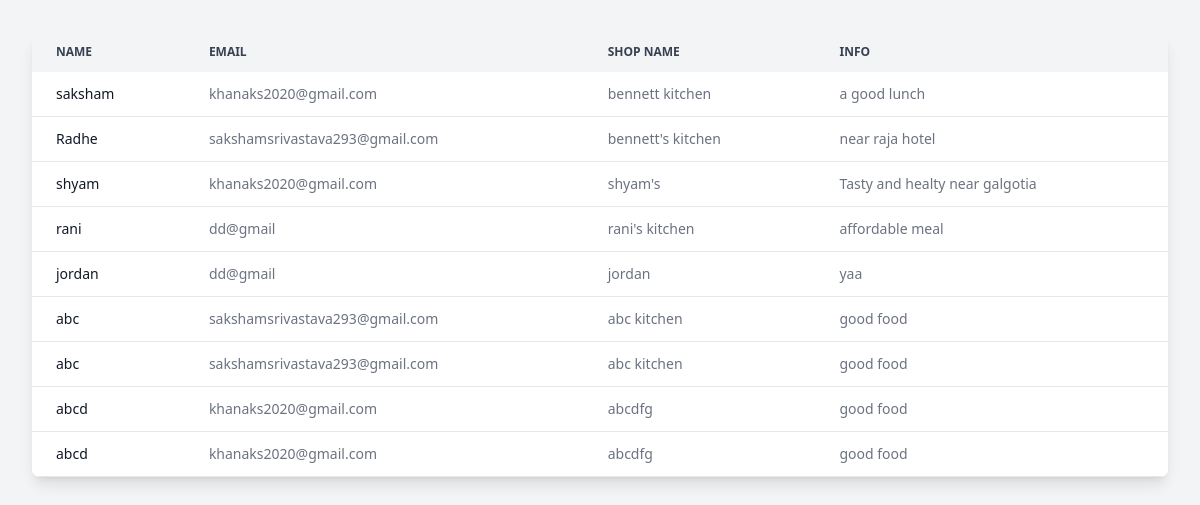
Screenshot of /tiffin/ with the database file from the repository.
### core/models.py (models this page shows, shortened)
class VendorData(models.Model):
    name = models.CharField(max_length=60)
    email=models.EmailField()
    shop_name=models.CharField(max_length=100)
    info=models.TextField()

### MealBridge/views.py (the view)
# urls.py: path('tiffin/' ,views.vd,name='vd'),
def vd(request):
    queryset = VendorData.objects.all()
    data = []
    for obj in queryset.iterator():  # Efficiently fetch one record at a time
        data.append(obj)  # Add each object to the data list
    return render(request, 'tiffin.html', {'data': data})

### template/tiffin.html (shortened to what this page needs)
<!DOCTYPE html>
<html lang="en">
<head>
    <script src="https://cdn.tailwindcss.com"></script>
</head>
<body class="bg-gray-100 p-8">
    <div class="overflow-x-auto bg-white shadow-lg rounded-lg">
        <table class="min-w-full text-sm text-left text-gray-500">
            <thead class="bg-gray-100 text-xs text-gray-700 uppercase">
                <tr>
                    <th class="py-3 px-6">Name</th>
                    <th class="py-3 px-6">Email</th>
                    <th class="py-3 px-6">Shop Name</th>
                    <th class="py-3 px-6">Info</th>
                </tr>
            </thead>
            <tbody>
                {% for obj in data %}
                <tr class="bg-white border-b hover:bg-gray-50">
                    <td class="py-3 px-6 font-medium text-gray-900">{{ obj.name }}</td>
                    <td class="py-3 px-6">{{ obj.email }}</td>
                    <td class="py-3 px-6">{{ obj.shop_name }}</td>
                    <td class="py-3 px-6">{{ obj.info }}</td>
                </tr>
                {% endfor %}
            </tbody>
        </table>
    </div>
</body>
</html>

### rows the page displays
VendorData: name "saksham", email "khanaks2020@gmail.com", shop_name "bennett kitchen", info "a good lunch"
VendorData: name "Radhe", email "sakshamsrivastava293@gmail.com", shop_name "bennett's kitchen", info "near raja hotel"
VendorData: name "shyam", email "khanaks2020@gmail.com", shop_name "shyam's", info "Tasty and healty near galgotia"
VendorData: name "rani", email "dd@gmail", shop_name "rani's kitchen", info "affordable meal"
VendorData: name "jordan", email "dd@gmail", shop_name "jordan", info "yaa"
VendorData: name "abc", email "sakshamsrivastava293@gmail.com", shop_name "abc kitchen", info "good food"
VendorData: name "abc", email "sakshamsrivastava293@gmail.com", shop_name "abc kitchen", info "good food"
VendorData: name "abcd", email "khanaks2020@gmail.com", shop_name "abcdfg", info "good food"
VendorData: name "abcd", email "khanaks2020@gmail.com", shop_name "abcdfg", info "good food"
